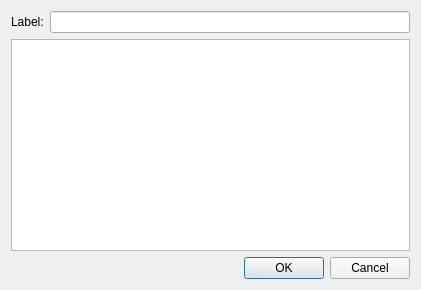
<?xml version="1.0" encoding="UTF-8"?>
<ui version="4.0">
 <class>LabelDialog</class>
 <widget class="QDialog" name="LabelDialog">
  <property name="geometry">
   <rect>
    <x>0</x>
    <y>0</y>
    <width>421</width>
    <height>290</height>
   </rect>
  </property>
  <property name="windowTitle">
   <string>Select a label</string>
  </property>
  <layout class="QVBoxLayout" name="verticalLayout">
   <item>
    <layout class="QHBoxLayout" name="horizontalLayout">
     <item>
      <widget class="QLabel" name="label">
       <property name="text">
        <string>Label:</string>
       </property>
      </widget>
     </item>
     <item>
      <widget class="QLineEdit" name="lineEdit"/>
     </item>
    </layout>
   </item>
   <item>
    <widget class="QListWidget" name="listWidget"/>
   </item>
   <item>
    <widget class="QDialogButtonBox" name="buttonBox">
     <property name="standardButtons">
      <set>QDialogButtonBox::Cancel|QDialogButtonBox::Ok</set>
     </property>
    </widget>
   </item>
  </layout>
 </widget>
 <resources/>
 <connections/>
</ui>
